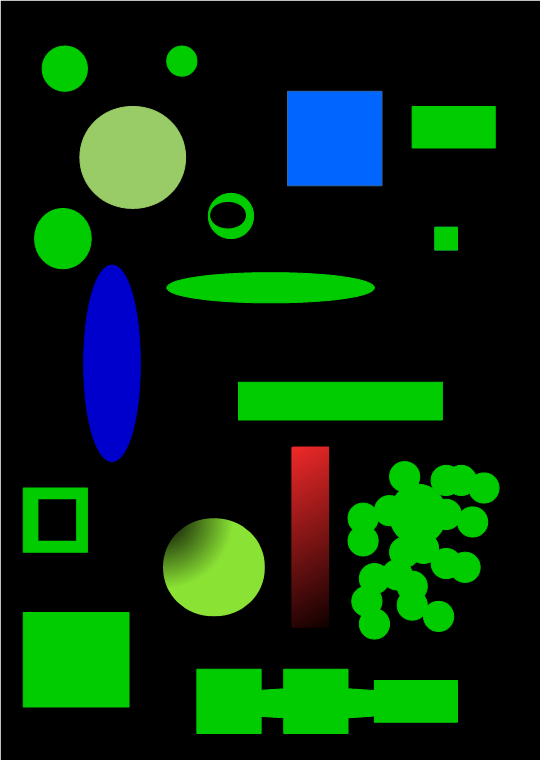
#> input picture Deep Learning & NLP/Story 2/Workshop OpenCV/Img/image_01.png, 541 x 760 px
$ jupyter execute image_processing_.ipynb
#> lines starting #> are read from the running program, lines starting #| are printed output that depends on the picture
# Traitement d'images : filtrage, seuillage, et comptage d'objets avec opencv

Une initiation à la biblithèque opencv

# Veille technologique: Opencv python

-  Suivre les instructions et faire une recherche selon ce qui est demandé.

## Operations Simples

[cell 1]
# use opencv to load and display the image
import cv2
import matplotlib.pyplot as plt
import numpy as np
import skimage as sk
from skimage.io import imread, imshow, imsave

# lire l'image (avec imread)
image = imread("./Img/image_01.png")
#> image is the input picture: shape (760, 541, 4); mean R, G, B, A 8.8, 44, 14.5, 255
# afficher image
imshow(image)

[cell 2]
# afficher la taille de l'image
image.shape
#> Out = (760, 541, 4)

[cell 3]
# l'image a trois couleur R,G,B. afficher les valeurs des trois couleurs pour le pixel x = 150, et y = 100
image[150, 100]
#> Out = [153, 204, 102, 255]

[cell 4]
# Crop une partie de l'image (sélectionner une petite partie à partir des coordonnées)
cropped_image = image[[100, 200], [100, 100]]
#> cropped_image = [[0, 0, 0, 255], [0, 0, 0, 255]]
imshow(cropped_image)
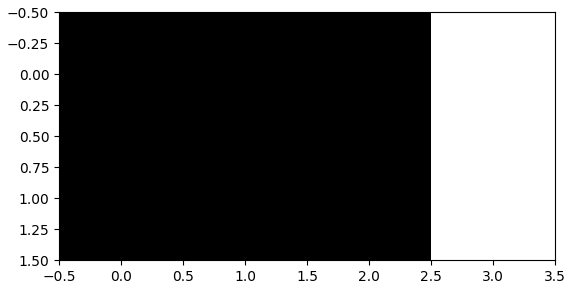
#> figure drawn by matplotlib, 1 panel

[cell 5]
# redimensioner l'image à 200x200 pixels
resized = image[[0, 200], [0, 200]]
#> resized = [[239, 239, 239, 255], [0, 0, 0, 255]]
# afficher resized
imshow(resized)
# qu'est ce que vous remarquez !!
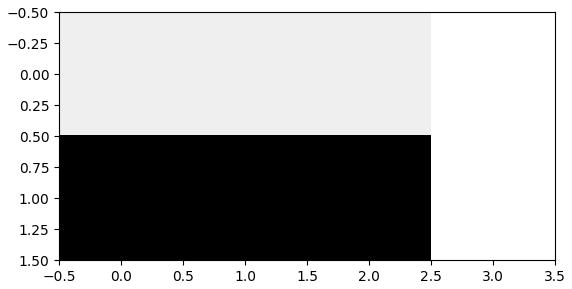
#> figure drawn by matplotlib, 1 panel

[cell 6]
# redimensinner sans affecter l'image
resized_image = cv2.resize(image, (800, 600))
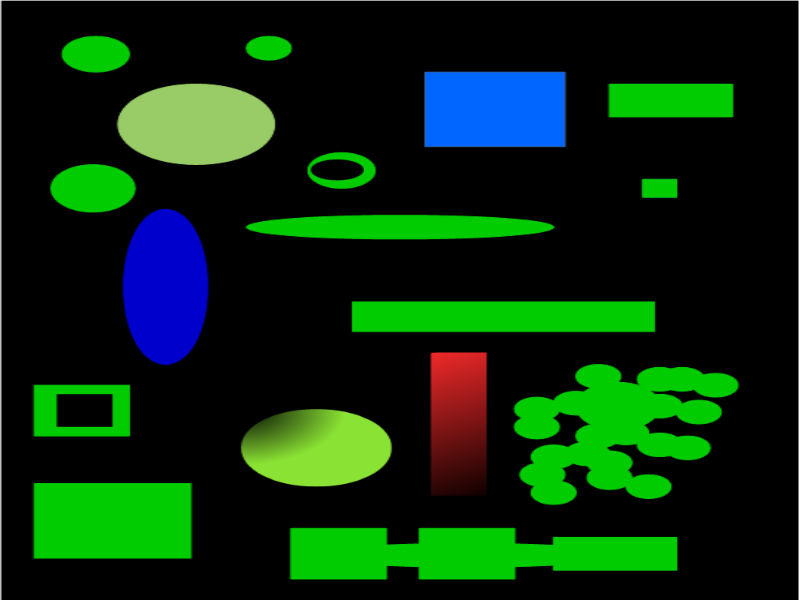
#> resized_image: shape (600, 800, 4); mean R, G, B, A 8.9, 44, 14.5, 255
imshow(resized_image)

[cell 7]
# faire tourner une image -45°
rows, cols, _ = image.shape
#> rows = 760; cols = 541
rotation = cv2.getRotationMatrix2D((cols/2, rows/2), -45, 1)
rotated = cv2.warpAffine(image, rotation, (cols, rows))
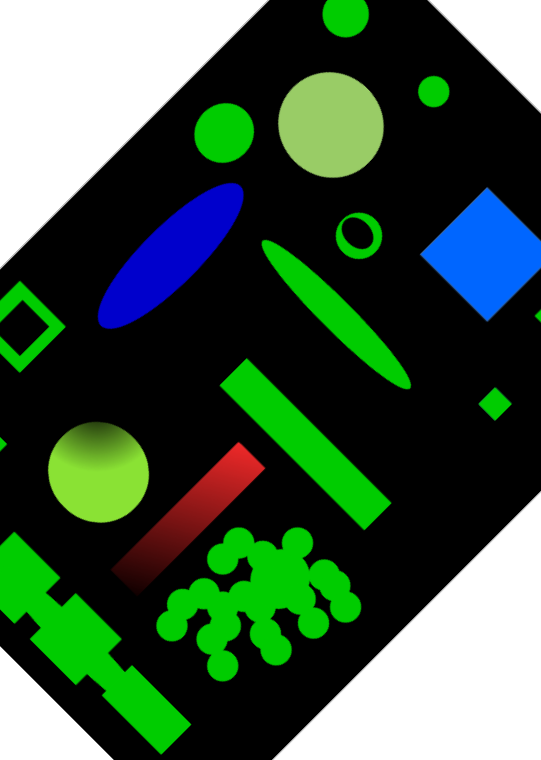
#> rotated: shape (760, 541, 4); mean R, G, B, A 8.2, 35.6, 13.8, 202.5; transparent parts drawn white
imshow(rotated)

Vous pouvez utiliser la bibliothèque imutils pour faire les rotations et d'autres fonctions facilement. Pour l'instaler: pip install imutils

# Dessiner sur l'image

[cell 8]
# dessiner un rectangle

# Création d'une image noire
img = np.zeros((512,512,3), np.uint8)

# Définition des coordonnées du rectangle (x1,y1) et (x2,y2)
x1, y1 = 100, 100
x2, y2 = 400, 400

# Dessin du rectangle sur l'image
cv2.rectangle(img, (x1, y1), (x2, y2), (0,255,0), 2)
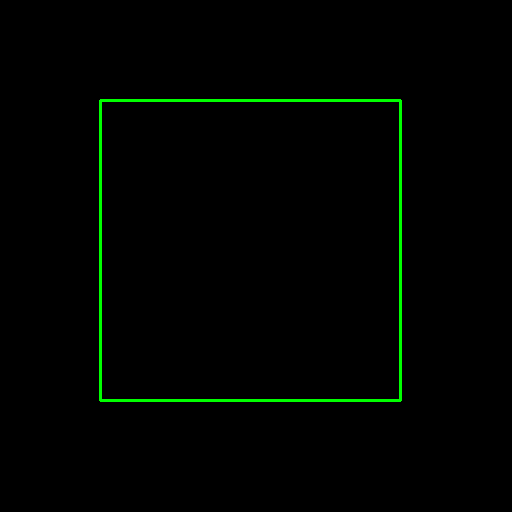
#> img: shape (512, 512, 3); mean of channels 0, 1, 2 0, 3.5, 0; drawn as R, G, B

# Affichage de l'image
cv2.imshow("Rectangle", img)

# Attente d'une touche pour fermer la fenêtre
cv2.waitKey(0)

# Fermeture de toutes les fenêtres
cv2.destroyAllWindows()

[cell 9]
# dessiner un circle

# Création d'une image noire
img = np.zeros((512,512,3), np.uint8)

# Définition des coordonnées du centre du cercle et de son rayon
center = (256,256)
radius = 100

# Dessin du cercle sur l'image
cv2.circle(img, center, radius, (0,0,255), 2)
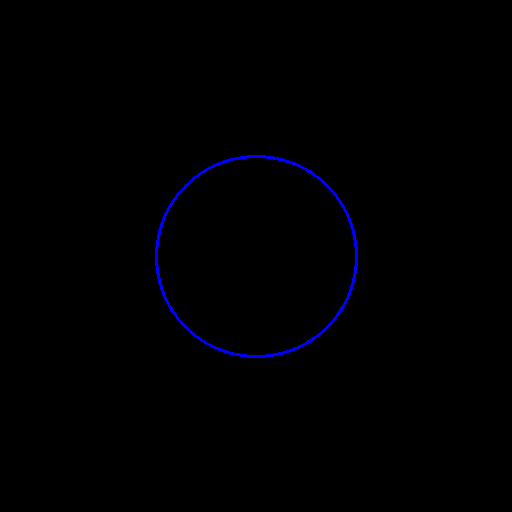
#> img: shape (512, 512, 3); mean of channels 0, 1, 2 0, 0, 1.8; drawn as R, G, B

# Affichage de l'image
cv2.imshow("Cercle", img)

# Attente d'une touche pour fermer la fenêtre
cv2.waitKey(0)

# Fermeture de toutes les fenêtres
cv2.destroyAllWindows()

# Filtrage d'image

* Blur
* Gaussian blur
* Median blur
* Sharpening
* Bilateral blur
* Bilateral filtering

[cell 10]
# charger et afficher l'image "bois"
bois = imread("./Img/bois.png")
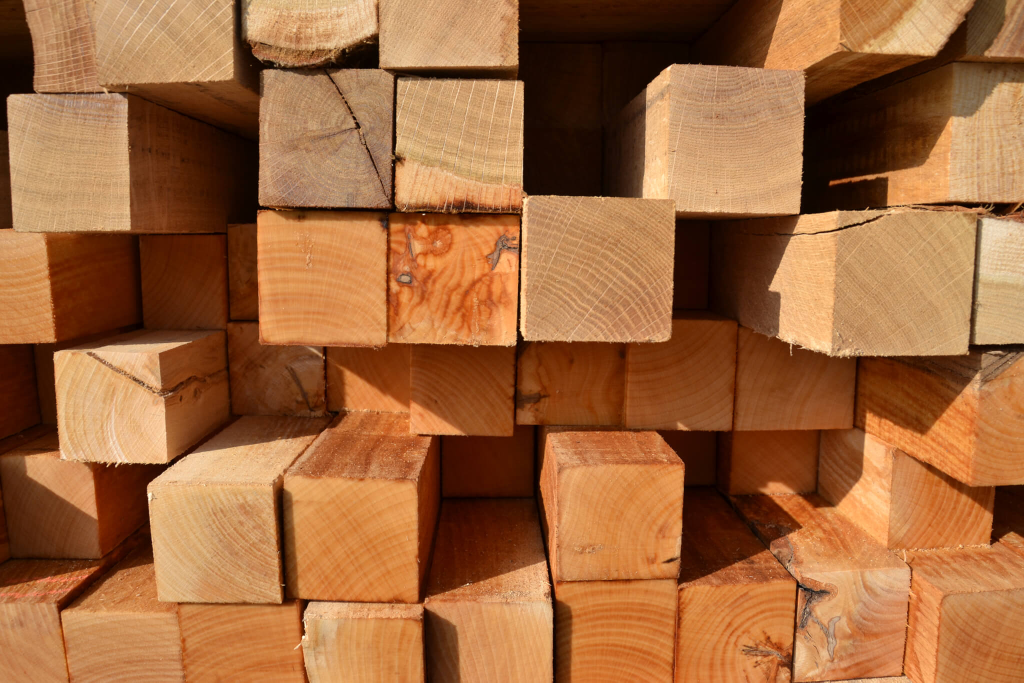
#> input picture Deep Learning & NLP/Story 2/Workshop OpenCV/Img/bois.png, 2048 x 1365 px (shown at 1/2 size)
#> bois is the input picture: shape (1365, 2048, 3); mean R, G, B 159.6, 103.3, 60.9
imshow(bois)

[cell 11]
# Utiliser la méthode "cv2.filter2D" avec un kernel de taille 2
# Définition du noyau
kernel = np.array([[1, 1], [1, 1]], np.float32)

# Normalisation du noyau
kernel = kernel / 4.0

# Application du filtre
dst = cv2.filter2D(bois, -1, kernel)

# Affichage de l'image
imshow(dst)

[cell 12]
# Appliquer blur avec un kernel de taille 5x5
blur = cv2.blur(bois, (5,5), 0)
imshow(blur)

[cell 13]
# gaussian blur
blur = cv2.GaussianBlur(bois, (5,5), 0)
imshow(blur)

[cell 14]
# median blur
blur = cv2.medianBlur(bois, 5)
imshow(blur)

[cell 15]
# sharpening
# Définition du noyau de sharpening
kernel = np.array([[-1,-1,-1],[-1,9,-1],[-1,-1,-1]])

# Application du sharpening avec le noyau défini
sharpened = cv2.filter2D(bois, -1, kernel)

# Affichage
imshow(sharpened)
